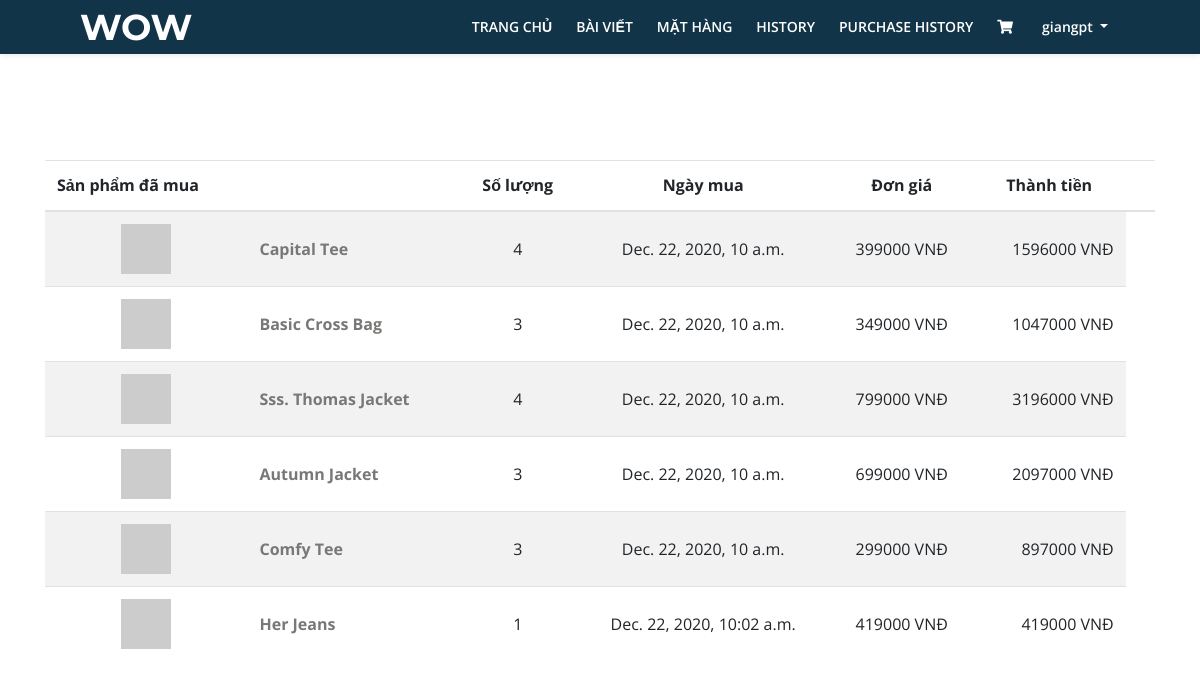
/view_history/9/ (signed in), run on the app's committed database.
### Page/models.py (models this page shows)
class CartItem(models.Model):
    id_product = models.ForeignKey(Product, on_delete=models.CASCADE, null=True, blank=True)
    id_cart = models.ForeignKey(Cart, on_delete=models.CASCADE, null=True, blank=True)
    num = models.IntegerField(default=0, null=True, blank=True)
    sum_product = models.FloatField(default=0, null=True, blank=True)
    is_checked = models.BooleanField(default=False)

class Product(models.Model):
    title = models.CharField(max_length=200, null=True, blank=True)
    description = models.CharField(max_length=3000, null=True, blank=True)
    img = models.FileField(upload_to='pro_image', null=True, blank=True)
    price = models.FloatField(default=0, null=True, blank=True)
    is_sale = models.BooleanField(default=False)
    price_sale = models.FloatField(default=0, null=True, blank=True)
    type = models.CharField(max_length=300, null=True, blank=True)
    size = models.CharField(max_length=10, null=True, blank=True)
    source = models.CharField(max_length=100, null=True, blank=True)
    for_male = models.BooleanField(default=False)
    for_female = models.BooleanField(default=False)
    TTs = models.TimeField(auto_now=True)
    TTe = models.TimeField(null=True, blank=True)
    def __str__(self):
        return self.title

class Order(models.Model):
    id_cart = models.ForeignKey(Cart, on_delete=models.CASCADE, null=True, blank=True)
    id_user = models.ForeignKey(User, on_delete=models.CASCADE, null=True, blank=True)
    status_choice = (
        ('pending', 'pending'),
        ('confirm', 'confirm'),
        ('paid', 'paid'),
        ('shipping', 'shipping'),
        ('completed', 'completed'),
    )
    status = models.CharField(max_length=10, choices=status_choice, null=True, blank=True)
    address = models.TextField(max_length=1000, null=True, blank=True)

class Cart(models.Model):
    id_user = models.ForeignKey(User, on_delete=models.CASCADE, null=True, blank=True)
    total_price = models.IntegerField(null=True, blank=True)
    CreateAt = models.DateTimeField(auto_now=True)
    is_new = models.BooleanField(default=True)
    is_pending = models.BooleanField(default=True)

### Page/views.py (the view)
# urls.py: url(r'^view_history/(?P<id_user>\w+)/$', ViewHistory.as_view(), name='page_ViewHistory'),
class ViewHistory(TemplateView, LoginRequiredMixin):
    login_url = '/'
    template_name = '../Templates/Base_History.html'
    def get(self, request, id_user):
        if request.user.is_authenticated():
            user_id = get_object_or_404(User, id=id_user)
            order = Order.objects.filter(id_user=user_id, status="completed")
            cartItem = CartItem.objects.all()
            content = {
                'order': order,
                'cartItem': cartItem,
            }
            return render(request, self.template_name, content)
        else:
            return HttpResponseRedirect(reverse('Page:page_login'))

### Templates/Base_History.html (shortened to what this page needs)
<!DOCTYPE html>
<html lang="en">
<head>
    <link href="/static/css/bootstrap.css" rel="stylesheet">
    <link href="/static/css/fontawesome-all.css" rel="stylesheet">
    <link href="/static/css/swiper.css" rel="stylesheet">
	<link href="/static/css/magnific-popup.css" rel="stylesheet">
	<link href="/static/css/styles_base_UI_home.css" rel="stylesheet">
</head>
<body>
    <section class="jumbotron jumbotron-fluid" style="background-color: transparent;">
        <div class="container">
            {% include 'NavigationBar/nav_User_or_Manager.html' %}
         </div>
    </section>
    <div class="container">
        <div class="row">
            <div class="col-12">
                <div class="table-responsive">
                    <table class="table table-striped">
                        <thead>
                            <tr class = "text-center">
                                <th scope="col" class="text-left">Sản phẩm đã mua</th>
                                <th scope="col"></th>
                                <th scope="col">Số lượng</th>
                                <th scope="col">Ngày mua</th>
                                <th scope="col">Đơn giá</th>
                                <th scope="col">Thành tiền</th>
                                <th> </th>
                            </tr>
                        </thead>
                        <tbody>
                            {% for od in order %}
                                {% if od.status == 'completed' %}
                                    {% for item in cartItem %}
                                        {% if item.id_cart == od.id_cart %}
                                            <tr class = "text-center">
                                                <td class = "align-middle">
                                                    <img src="https://dummyimage.com/50x50/55595c/fff" />
                                                </td>
                                                <td class = "text-left align-middle">
                                                    <a href="{% url 'Page:page_ViewDetail' item.id_product.id %}"
                                                    role="button" class="font-weight-bold text-capitalize"
                                                    style="text-decoration: none;"
                                                    >{{item.id_product}}</a>
                                                </td>
                                                <td class = "align-middle">
                                                    {{item.num}}
                                                </td>
                                                <td class = "align-middle">
                                                    {{od.id_cart.CreateAt}}
                                                </td>
                                                <td class = align-middle>
                                                    {{item.id_product.price_sale|floatformat:'-1'}} VNĐ
                                                </td>
                                                <td class = "text-right align-middle">
                                                    {{item.sum_product|floatformat:'-1'}} VNĐ
                                                </td>
                                            </tr>
                                        {% endif %}
                                    {% endfor %}
                                {% endif %}
                            {% endfor %}
                        </tbody>
                    </table>
                </div>
            </div>
        </div>
    </div>
</body>
</html>

### Templates/NavigationBar/nav_User_or_Manager.html (shortened to what this page needs)
<!DOCTYPE html>
<html lang="en">
<head>
    <link href="/static/css/bootstrap.css" rel="stylesheet">
    <link href="/static/css/fontawesome-all.css" rel="stylesheet">
    <link href="/static/css/swiper.css" rel="stylesheet">
    <link href="/static/css/magnific-popup.css" rel="stylesheet">
    <link href="/static/css/styles_base_UI_home.css" rel="stylesheet">
</head>
<body>
    <nav class="navbar navbar-expand-md navbar-dark navbar-custom fixed-top top-nav-collapse">
        <a class="navbar-brand logo-text page-scroll" href="{% url 'Page:page_Index_User' %}">WOW</a>
        <div class="collapse navbar-collapse" id="navbarsExampleDefault">
            <ul class="navbar-nav ml-auto">
                <li class="nav-item">
                    <a class="nav-link" href="{% url 'Page:page_Index_User' %}">TRANG CHỦ<span class="sr-only">(current)</span></a>
                </li>
                <li class="nav-item">
                    <a class="nav-link posts-page" href="{% url 'Page:page_blog_page' %}">BÀI VIẾT</a>
                </li>
                <li class="nav-item">
                    <a class="nav-link products-page" href="{% url 'Page:page_product_list' %}">MẶT HÀNG</a>
                </li>
                {% if user.customer.type == "US" %}
                    <li class="nav-item">
                        <a class="nav-link history" href="{% url 'Page:page_ViewHistory' user.id %}">HISTORY</a>
                    </li>
                    <li class="nav-item">
                        <a class="nav-link bill_status" href="{% url 'Page:page_ViewProductUserBuy' user.id %}">PURCHASE HISTORY</a>
                    </li>
                    <li class="nav-item">
                        <a href="{% url 'Page:page_BaseViewCart' user.id %}" class="icon-shopping-cart nav-link">
                            <i class="fa">&#xf07a;</i>
                        </a>
                    </li>
                {% endif %}
                <li class="nav-item dropdown">
                    <a class="nav-link dropdown-toggle page-scroll" id="navbarDropdown" role="button" aria-haspopup="true" aria-expanded="false">{{user.username}} </a>
                </li>
            </ul>
        </div>
    </nav>
</body>
</html>

### static/css/styles_base_UI_home.css (style rules this page uses)
body, html { width: 100%; height: 100%; }
body, p { color: #787976; font: 400 1rem/1.5625rem "Open Sans", sans-serif; }
a { color: #787976; text-decoration: underline; }
.navbar-custom { padding-top: 0.375rem; padding-bottom: 0.375rem; background-color: #113448; box-shadow: 0 0.0625rem 0.375rem 0 rgba(0, 0, 0, 0.1); font: 600 0.875rem/0.875rem "Open Sans", sans-serif; transition: all 0.2s; }
.navbar-custom .navbar-brand { font-size: 0; }
.navbar-custom .navbar-brand.logo-text { margin-top: 0.25rem; margin-bottom: 0.25rem; font: 700 2.25rem/1.5rem "Montserrat", sans-serif; color: #fff; text-decoration: none; }
.navbar-custom .navbar-nav { margin-top: 0.75rem; margin-bottom: 0.5rem; }
.navbar-custom .nav-item .nav-link { padding: 0.625rem 0.75rem 0.625rem 0.75rem; color: #fff; text-decoration: none; transition: all 0.2s ease; }
@media (min-width: 768px) { .navbar-custom { padding: 2.125rem 1.5rem 2.125rem 2rem; box-shadow: none; background: transparent; } }
@media (min-width: 768px) { .navbar-custom .navbar-brand.logo-text { color: #fff; } }
@media (min-width: 768px) { .navbar-custom .navbar-nav { margin-top: 0; margin-bottom: 0; } }
@media (min-width: 768px) { .navbar-custom .nav-item .nav-link { padding: 0.25rem 0.75rem 0.25rem 0.75rem; } }
@media (min-width: 768px) { .navbar-custom.top-nav-collapse { padding: 0.375rem 1.5rem 0.375rem 2rem; box-shadow: 0 0.0625rem 0.375rem 0 rgba(0, 0, 0, 0.1); background-color: #113448; } }
@media (min-width: 768px) { .navbar-custom.top-nav-collapse .navbar-brand.logo-text { color: #fff; } }
@media (min-width: 768px) { .navbar-custom.top-nav-collapse .nav-item .nav-link { color: #fff; } }
@media (min-width: 1200px) { .navbar-custom { padding-right: 5rem; padding-left: 5rem; } }
@media (min-width: 1200px) { .navbar-custom.top-nav-collapse { padding-right: 5rem; padding-left: 5rem; } }

### data on the page
Order: id_cart.CreateAt "Dec. 22, 2020, 10 a.m."
CartItem: id_product "Capital Tee", num "4", id_product.price_sale "399000", sum_product "1596000"
CartItem: id_product "Basic Cross Bag", num "3", id_product.price_sale "349000", sum_product "1047000"
CartItem: id_product "Sss. Thomas Jacket", num "4", id_product.price_sale "799000", sum_product "3196000"
CartItem: id_product "Autumn Jacket", num "3", id_product.price_sale "699000", sum_product "2097000"
CartItem: id_product "Comfy Tee", num "3", id_product.price_sale "299000", sum_product "897000"
Order: id_cart.CreateAt "Dec. 22, 2020, 10:02 a.m."
CartItem: id_product "Her Jeans", num "1", id_product.price_sale "419000", sum_product "419000"

### other printed values
{{ user.username }} "giangpt"
